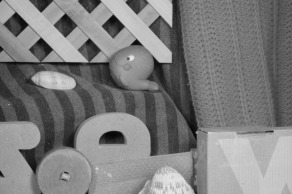
#> input picture cse559/pset/pset4/code/inputs/frame10.jpg, 292 x 194 px
$ python prob4.py
#> lines starting #> are read from the running program, lines starting #| are printed output that depends on the picture
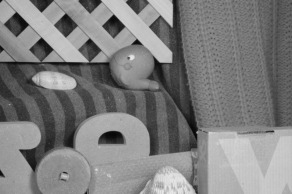
#> input picture cse559/pset/pset4/code/inputs/frame11.jpg, 292 x 194 px
## Default modules imported. Import more if you need to.
import numpy as np
from scipy.signal import convolve2d as conv2

# Use these as the x and y derivative filters
fx = np.float32([[1,0,-1]]) * np.float32([[1,1,1]]).T / 6.
fy = fx.T


# Compute optical flow using the lucas kanade method
# Use the fx, fy, defined above as the derivative filters
# and compute derivatives on the average of the two frames.
# Also, consider (x',y') values in a WxW window.
# Return two image shape arrays u,v corresponding to the
# horizontal and vertical flow.
def lucaskanade(f1,f2,W):
#> called with W = 11
    u = np.zeros(f1.shape)
    v = np.zeros(f1.shape)

    avg_f = ( f1 + f2 ) / 2

    Ix = conv2(avg_f, fx, 'same')
    Iy = conv2(avg_f, fy, 'same')
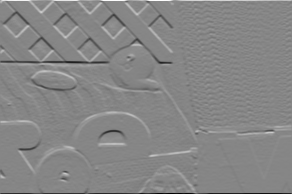
#> Iy: shape (194, 292) float32; min -0.444, max 0.4, mean 0.000422; drawn with min black and max white
    It = f2 - f1

    Ix2 = Ix ** 2
    Iy2 = Iy ** 2
    IxIy = Ix * Iy
    IxIt = Ix * It
    IyIt = Iy * It

    local_sum = np.ones(shape=[W, W])
    Ix2 = conv2(Ix2, local_sum, 'same')
    Iy2 = conv2(Iy2, local_sum, 'same')
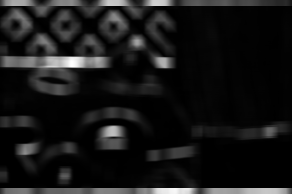
#> Iy2: shape (194, 292) float64; min 0.000114, max 2.13, mean 0.201; drawn with min black and max white
    IxIy = conv2(IxIy, local_sum, 'same')
    IxIt = conv2(IxIt, local_sum, 'same')
    IyIt = conv2(IyIt, local_sum, 'same')
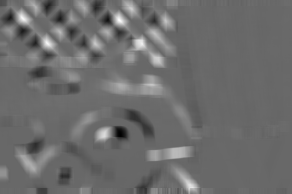
#> IyIt: shape (194, 292) float64; min -0.452, max 0.655, mean 0.0203; drawn with min black and max white

    lm = np.zeros([f1.shape[0], f1.shape[1], 2, 2])
    lm[:, :, 0, 0] = Ix2 + 0.01
    lm[:, :, 0, 1] = IxIy
    lm[:, :, 1, 0] = IxIy
    lm[:, :, 1, 1] = Iy2 + 0.01

    rm = np.zeros([f1.shape[0], f1.shape[1], 2, 1])
    rm[:, :, 0, 0] = IxIt * -1
    rm[:, :, 1, 0] = IyIt * -1

    mul = np.matmul(np.linalg.inv(lm), rm)

    u[:, :] = mul[:, :, 0, 0]
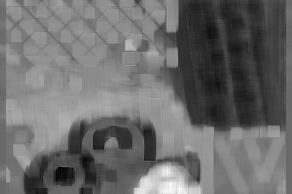
#> u: shape (194, 292) float64; min -1.51, max 2.1, mean 0.0289; drawn with min black and max white
    v[:, :] = mul[:, :, 1, 0]
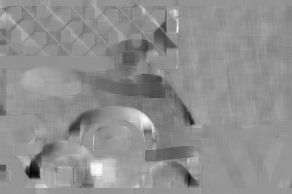
#> v: shape (194, 292) float64; min -1.87, max 1.32, mean -0.0769; drawn with min black and max white

    return u,v

########################## Support code below

from skimage.io import imread, imsave
from os.path import normpath as fn # Fixes window/linux path conventions
import matplotlib.pyplot as plt
import warnings
warnings.filterwarnings('ignore')


f1 = np.float32(imread(fn('inputs/frame10.jpg')))/255.
f2 = np.float32(imread(fn('inputs/frame11.jpg')))/255.

u,v = lucaskanade(f1,f2,11)


# Display quiver plot by downsampling
x = np.arange(u.shape[1])
#> x = 292 values from 0 to 291
y = np.arange(u.shape[0])
#> y = 194 values from 0 to 193
x,y = np.meshgrid(x,y[::-1])
plt.quiver(x[::8,::8],y[::8,::8],u[::8,::8],-v[::8,::8],pivot='mid')

plt.show()
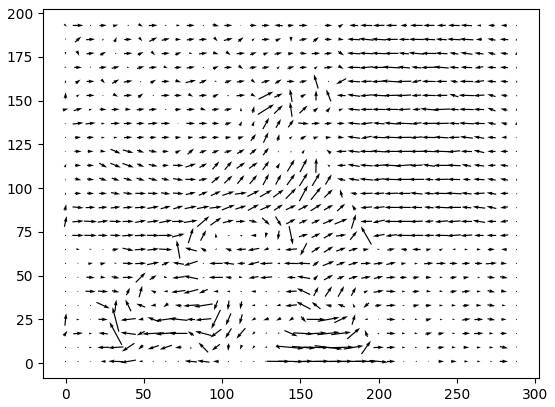
#> figure drawn by matplotlib, 1 panel
